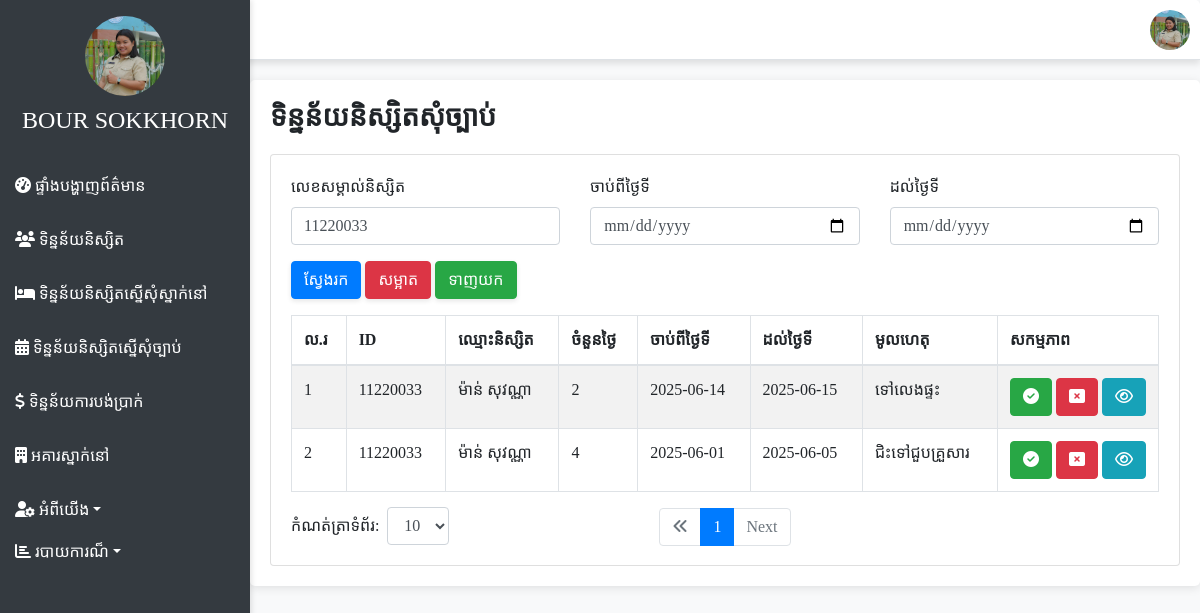
/admin/leave_ad.php?student_id=11220033 (signed in), run on the app's committed database.
### tables this page shows
CREATE TABLE `reques_alaw` (
  `student_id` varchar(255) NOT NULL,
  `user_name` varchar(255) NOT NULL,
  `sumday` int(100) NOT NULL,
  `first_date` date NOT NULL,
  `end_date` date NOT NULL,
  `reason` varchar(100) NOT NULL,
  `user_id` int(11) NOT NULL,
  `status` enum('pending','rejected','approved') DEFAULT 'pending',
  `re_date` datetime DEFAULT current_timestamp(),
  `admin_username` varchar(255) DEFAULT NULL
);

### admin/leave_ad.php (the view, shortened to what this page needs)
<?php
include '../conn_db.php';
$first_date = isset($_GET['first_date']) ? $conn->real_escape_string($_GET['first_date']) : '';
$end_date = isset($_GET['end_date']) ? $conn->real_escape_string($_GET['end_date']) : '';
$student_id = isset($_GET['student_id']) ? $conn->real_escape_string($_GET['student_id']) : '';
$conditions = ["status = 'pending'"];
if ($student_id) {
    $conditions[] = "student_id LIKE '%$student_id%'";
}
$sql_select = "SELECT * FROM reques_alaw WHERE " . implode(" AND ", $conditions);
$limit = isset($_GET['limit']) ? (int)$_GET['limit'] : 10;
$page = isset($_GET['page']) ? (int)$_GET['page'] : 1;
$start = ($page - 1) * $limit;
$sql_select .= " LIMIT $start, $limit";
$sql_count = "SELECT COUNT(*) AS total FROM reques_alaw WHERE " . implode(" AND ", $conditions);
$count_result = $conn->query($sql_count);
$total = $count_result->fetch_assoc()['total'];
$pages = ceil($total / $limit);
$result = $conn->query($sql_select);
?>
<?php include("../include/header.php"); ?>
<!DOCTYPE html>
<html lang="en">
<head>
    <link rel="stylesheet" href="https://stackpath.bootstrapcdn.com/bootstrap/4.5.2/css/bootstrap.min.css">
    <link rel="stylesheet" href="https://cdnjs.cloudflare.com/ajax/libs/font-awesome/6.1.1/css/all.min.css">
    <link rel="stylesheet" href="../style/header.css">
</head>
<body>
<div class="content-wrapper">
    <h3 style="font-weight: bold; margin-bottom: 20px;">ទិន្នន័យនិស្សិតសុំច្បាប់</h3>
    <div class="card card-primary card-outline">
        <div class="card-body">
            <form method="GET" action="">
                <div class="row mb-3">
                    <div class="col-md-4">
                        <label>លេខសម្គាល់និស្សិត</label>
                        <input type="text" name="student_id" class="form-control" placeholder="Student ID" value="<?php echo isset($_GET['student_id']) ? $_GET['student_id'] : ''; ?>">
                    </div>
                    <div class="col-md-4">
                        <label for="from-date">ចាប់ពីថ្ងៃទី</label>
                        <input type="date" id="from-date" name="first_date" class="form-control" value="<?php echo isset($_GET['first_date']) ? $_GET['first_date'] : ''; ?>">
                    </div>
                    <div class="col-md-4">
                        <label for="to-date">ដល់ថ្ងៃទី</label>
                        <input type="date" id="to-date" name="end_date" class="form-control" value="<?php echo isset($_GET['end_date']) ? $_GET['end_date'] : ''; ?>">
                    </div>
                </div>
                <div class="mb-3">
                    <button type="submit" class="btn btn-primary btn-shadow">ស្វែងរក</button>
                    <a href="leave_ad.php" type="reset" class="btn btn-danger btn-shadow">សម្អាត</a>
                    <button type="button" class="btn btn-success btn-shadow" onclick="window.location.href='export/export_leave_request.php?end_date=<?php echo $end_date; ?>&first_date=<?php echo $first_date; ?>&student_id=<?php echo $student_id; ?>'">ទាញយក</button>
                </div>
            </form>
            <div class="table-responsive">
                <table class="table table-bordered table-hover table-striped">
                    <thead class="thead">
                        <tr>
                            <th>ល.រ</th>
                            <th>ID</th>
                            <th>ឈ្មោះនិស្សិត</th>
                            <th>ចំនួនថ្ងៃ</th>
                            <th>ចាប់ពីថ្ងៃទី</th>
                            <th>ដល់ថ្ងៃទី</th>
                            <th>មូលហេតុ</th>
                            <th width="15%;">សកម្មភាព</th>
                        </tr>
                    </thead>
                    <tbody>
                        <?php
                if ($result->num_rows > 0) {
                        $i = $start + 1;
                        while ($row = $result->fetch_assoc()) {
                        ?>
                        <tr>
                            <td><?= $i++; ?></td>
                            <td><?= $row['student_id']; ?></td>
                            <td><?= $row['user_name']; ?></td>
                            <td><?= $row['sumday']; ?></td>
                            <td><?= $row['first_date']; ?></td>
                            <td><?= $row['end_date']; ?></td>
                            <td><?= $row['reason']; ?></td>
                            <td>
                                <?php if ($row['status'] == 'approved') { ?>
                                    <button class='btn btn-success' disabled>បានអនុញ្ញាត</button>
                                <?php } elseif ($row['status'] == 'rejected') { ?>
                                    <button class='btn btn-danger' disabled>មិនអនុញ្ញាត</button>
                                <?php } else { ?>
                                    <button class='btn btn-success' onclick="updateStatus('<?= $row['user_id'] ?>', 'approved')"><i class="fa-solid fa-circle-check"></i></button>
                                    <button class='btn btn-danger' onclick="updateStatus('<?= $row['user_id'] ?>', 'rejected')"><i class="fa-solid fa-rectangle-xmark"></i></button>
                                <?php } ?>
                                <a href="his_leav.php?student_id=<?= $row['student_id'] ?>" class="btn btn-info"><i class="fa-regular fa-eye"></i></a>
                            </td>
                        </tr>
                        <?php
                            }
                            } else {
                                ?>
                                <tr><td colspan="12">No data available</td></tr>
                                <?php
                            }
                        ?>
                    </tbody>
                </table>
            </div>
            <nav>
                <ul class="pagination justify-content-center">
                    <li class="page-item <?php if($page <= 1){ echo 'disabled'; } ?>">
                        <a class="page-link" href=""><i class="fa-solid fa-angles-left"></i></a>
                    </li>
                    <?php for($i = 1; $i <= $pages; $i++): ?>
                        <li class="page-item <?php if($page == $i) {echo 'active';} ?>">
                            <a class="page-link" href="?page=<?= $i; ?>&first_date=<?= $first_date; ?>&end_date=<?= $end_date; ?>&student_id=<?= $student_id; ?>&limit=<?= $limit; ?>"><?= $i; ?></a>
                        </li>
                    <?php endfor; ?>
                    <li class="page-item <?php if($page >= $pages) { echo 'disabled'; } ?>">
                        <a class="page-link" href="<?php if($page < $pages) { echo "?page=" . ($page + 1) . "&first_date=" . $first_date . "&end_date=" . $end_date . "&student_id=" . $student_id . "&limit=" .$limit;} ?>">Next</a>
                    </li>
                </ul>
            </nav>
            <form method="GET" action="" class="form-inline" style="margin-top: -55px;">
                <div class="form-group limit">
                    <label for="limit" class="mr-2">កំណត់ត្រាទំព័រ:</label>
                    <select class="form-control" name="limit" id="limit" onchange="this.form.submit()">
                        <?php
                        $start = 5;
                        $end = 50;
                        $increment = 5;
                        for ($i = $start; $i <= $end; $i += $increment) {
                            $selected = ($limit == $i) ? 'selected' : '';
                            echo "<option value=\"$i\" $selected>$i</option>";
                        }
                        ?>
                    </select>
                </div>
            </form>
        </div>
    </div>
</div>
</body>
</html>

### style/header.css (style rules this page uses)
body { font-family: 'Khmer OS Siemreap'; background-color: #f8f9fa; }
.content-wrapper { margin-left: 250px; padding: 20px; background-color: #ffffff; border-radius: 5px; box-shadow: 0 2px 10px rgba(0, 0, 0, 0.1); }
.table-responsive td, .table-responsive th { white-space: nowrap; overflow: hidden; text-overflow: ellipsis; }
.btn-shadow { box-shadow: 0 2px 5px rgba(0, 0, 0, 0.1); }

### include/header.php (style rules this page uses)
body { font-family: 'Khmer OS Siemreap'; margin: 0; padding: 0; background-color: #f8f9fa; }
.content-wrapper { margin-left: 250px; padding: 20px; box-shadow: 0 2px 10px rgba(0, 0, 0, 0.1); background-color: #ffffff; border-radius: 5px; transition: margin-left 0.3s ease; }
.btn-shadow { box-shadow: 0 2px 5px rgba(0, 0, 0, 0.1); }
body { font-family: 'Khmer OS Siemreap', sans-serif; background-color: #f8f9fa; }

### data on the page
reques_alaw: student "11220033", user_name "ម៉ាន់ សុវណ្ណា", sumday "2", first_date "2025-06-14", end_date "2025-06-15", reason "ទៅលេងផ្ទះ"
reques_alaw: student "11220033", user_name "ម៉ាន់ សុវណ្ណា", sumday "4", first_date "2025-06-01", end_date "2025-06-05", reason "ជិះទៅជួបគ្រួសារ"

### other printed values
$_SESSION['admin_username'] "BOUR SOKKHORN"
form field limit "10"
